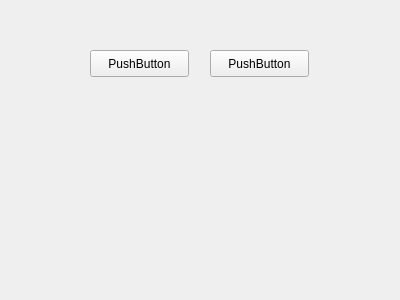
<?xml version="1.0" encoding="UTF-8"?>
<ui version="4.0">
 <class>MyWidget</class>
 <widget class="QWidget" name="MyWidget">
  <property name="geometry">
   <rect>
    <x>0</x>
    <y>0</y>
    <width>400</width>
    <height>300</height>
   </rect>
  </property>
  <property name="focusPolicy">
   <enum>Qt::StrongFocus</enum>
  </property>
  <property name="windowTitle">
   <string>Form</string>
  </property>
  <widget class="QPushButton" name="pushButton">
   <property name="geometry">
    <rect>
     <x>90</x>
     <y>50</y>
     <width>99</width>
     <height>27</height>
    </rect>
   </property>
   <property name="text">
    <string>PushButton</string>
   </property>
  </widget>
  <widget class="QPushButton" name="pushButton_2">
   <property name="geometry">
    <rect>
     <x>210</x>
     <y>50</y>
     <width>99</width>
     <height>27</height>
    </rect>
   </property>
   <property name="text">
    <string>PushButton</string>
   </property>
  </widget>
 </widget>
 <resources/>
 <connections/>
</ui>
